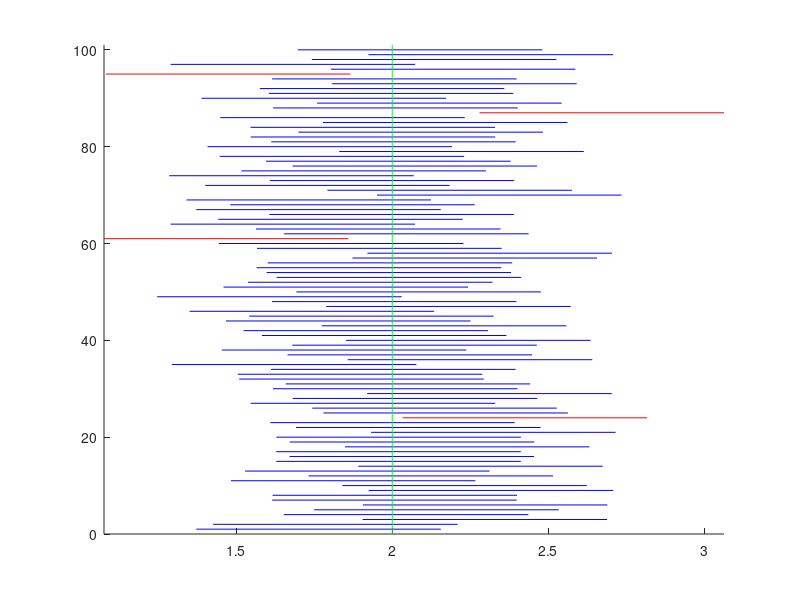

Here is the MATLAB script that generated this plot: (Note: this script raises an error after producing the figure.)
%% Problem 1 - Simulation of confidence intervals

% Parameters:
n = 25;               % Number of measurements (sample size for each interval)
mu = 2;               % Expected value (mean) of the normal distribution
sigma = 1;            % Standard deviation of the normal distribution
alpha = 0.05;         % Significance level (used for 95% confidence interval)

% Simulation of n * 100 observations (n observations for each of 100 intervals)
x = normrnd(mu, sigma, n, 100);   % n x 100 matrix of observations, generated from N(mu, sigma)

% Estimation of mu by the mean of each sample
xbar = mean(x);       % Vector containing the means of 100 samples (1 mean for each sample of 25 observations)

% Computation of upper and lower limits for the confidence intervals
lowerl = xbar - norminv(1 - alpha/2) * sigma / sqrt(n);  % Lower limit of the confidence intervals
upperl = xbar + norminv(1 - alpha/2) * sigma / sqrt(n);  % Upper limit of the confidence intervals

% Plot all the intervals, marking those that do not cover the true value in red
figure(1)             % Create a new figure window
hold on               % Hold the plot to overlay multiple intervals
for k = 1:100
    if upperl(k) < mu          % If the upper limit is below the true value of mu
        plot([lowerl(k) upperl(k)], [k k], 'r')   % Plot the interval in red
    elseif lowerl(k) > mu      % If the lower limit is above the true value of mu
        plot([lowerl(k) upperl(k)], [k k], 'r')   % Plot the interval in red
    else
        plot([lowerl(k) upperl(k)], [k k], 'b')   % Otherwise, plot the interval in blue
    end
end

% Adjust the axis to improve the visual appearance of the plot
b1 = min(xbar - norminv(1 - alpha/2) * sigma / sqrt(n));  % Minimum value for the x-axis
b2 = max(xbar + norminv(1 - alpha/2) * sigma / sqrt(n));  % Maximum value for the x-axis
axis([b1 b2 0 101])   % Set the axis limits to minimize unused space in the figure

% Plot the true value of mu as a vertical green line
plot([mu mu], [0 101], 'g')

hold off              % Release the hold on the plot

%% Problem 2: Maximum likelihood/Least squares
M = 1e4;  % Number of observations
b = 4;    % True value of the Rayleigh parameter
x = raylrnd(b, M, 1);  % Generate random Rayleigh-distributed data

% Plot histogram of the data using the updated hist_density function
hist_density(x, 40)  % Calls your function to plot a normalized histogram
hold on

% Maximum Likelihood Estimate (MLE) for b
my_est_ml = sqrt(sum(x.^2) / (2 * M));  

% Least Squares Estimate (LSE) for b
my_est_ls = (2 / (M * pi)) * sum(x);  

% Plot the ML and LS estimates as stars and the true b as a circle
plot(my_est_ml, 0, 'r*')  % Red star for MLE
plot(my_est_ls, 0, 'g*')  % Green star for LSE
plot(b, 0, 'ro')          % Red circle for the true value of b

plot(0:0.1:6, raylpdf(0:0.1:16, my_est_ml), 'r')
hold off

%% Problem 3: Confidence interval for Rayleigh distribution
load wave_data.mat
% Plot the signal
subplot(211), plot(y(1:end))
title('Wave Data Signal')

% Plot histogram of the signal
subplot(212), hist_density(y, 40)
title('Histogram of Wave Data')


% Number of data points in the wave_data
n = length(y);
% Maximum Likelihood Estimate (MLE) a method of estimating the parameters of an assumed probability distribution, given some observed data
my_est = sqrt(sum(y.^2) / (2 * n));
% Least Squares Estimate (LSE) 
my_est_ls = (2 / (n * pi)) * sum(y);

% Confidence interval calculation (95% confidence level)
alpha = 0.05;  % Confidence level (5% significance level)
z_alpha_2 = norminv(1 - alpha/2);  % z-value for 95% confidence interval

% Standard error of the estimate
std_error = std(y) / sqrt(n); 
upper_bound = my_est - norminv(1 - alpha/2) * std_error;  % Lower limit of the confidence intervals
lower_bound = my_est + norminv(1 - alpha/2) * std_error;  % Upper limit of the confidence intervals

% Plot the confidence interval and estimates
hold on
plot(lower_bound, 0, 'g*')  % Green star for lower bound
plot(upper_bound, 0, 'g*')  % Green star for upper bound
plot(my_est, 0, 'r*')       % Red star for MLE estimate
plot(0:0.1:6, raylpdf(0:0.1:6, my_est), 'r')
hold off

title('MLE and Confidence Interval for Rayleigh Parameter')

%% Problem 4 - Comparison of distributions in different populations
% loading data about 747 women who gave birth to their first 
% child in Malmö during 1991-1993.

load birth.dat

childWeight = birth(:, 3);
motherAge = birth(:, 4);
motherWeight = birth(:, 15);
motherHeight = birth(:, 16);

figure;

% Histogram for birth weight
subplot(2, 2, 1);
hist_density(childWeight, 40);
title('Birth weight distributions');
xlabel('Weight (g)');
ylabel('Density');

% Histogram for mother's age
subplot(2, 2, 2);
hist_density(motherAge, 40);
title('Mother Age Distribution');
xlabel('Age (years)');
ylabel('Density');

% Histogram for mother's weight
subplot(2, 2, 3);
hist_density(motherWeight, 40);
title('Mother Weight Distribution');
xlabel('Age (years)');
ylabel('Density');

% Histogram for mother's height
subplot(2, 2, 4);
hist_density(motherHeight, 40);
title('Mother Height Distribution');
xlabel('Age (years)');
ylabel('Density');

%% Problem 4: Distributions of given data
load birth.dat
% Icke-rökande eller slutat
x = birth(birth(:, 20) < 3, 3);
% Rökande
y = birth(birth(:, 20) == 3, 3);

subplot(2,2,1), boxplot(x),
axis([0 2 500 5000])
title('not smoking during pregnancy');
subplot(2,2,2), boxplot(y),
title('smoking during pregnancy');
axis([0 2 500 5000])

subplot(2,2,3:4), ksdensity(x),
hold on
[fy, ty] = ksdensity(y);
title('probability density function (PDF)');
plot(ty, fy, 'r')
hold off


%% Problem 4.2: Distributions of given data 
load birth.dat
% Svensk
x = birth(birth(:, 7) ==1 , 3);
% Icke-svensk
y = birth(birth(:, 7) == 0, 3);

subplot(2,2,1), boxplot(x),
axis([0 2 500 5000])
title('Icke-svensk');
subplot(2,2,2), boxplot(y),
title('Svensk');
axis([0 2 500 5000])

subplot(2,2,3:4), ksdensity(x),
hold on
[fy, ty] = ksdensity(y);
title('probability density function (PDF)');
plot(ty, fy, 'r')
hold off

%% Problem 5 - Testing for normality

% Load the data
load birth.dat

% Extract variables
childWeight = birth(:, 3);
motherAge = birth(:, 4);
motherWeight = birth(:, 15);
motherHeight = birth(:, 16);

% Create a figure with subplots
figure;

% Normal Probability Plot for Birth Weight
subplot(2, 2, 1);
normplot(childWeight);
title('Normal Probability Plot - Birth Weight');

% Normal Probability Plot for Mother\'s Age
subplot(2, 2, 2);
normplot(motherAge);
title('Normal Probability Plot - Mothers Age');

% Normal Probability Plot for Mother\'s Weight
subplot(2, 2, 3);
normplot(motherWeight);
title('Normal Probability Plot - Mothers Weight');

% Normal Probability Plot for Mother\'s Height
subplot(2, 2, 4);
normplot(motherHeight);
title('Normal Probability Plot - Mothers Height');


% JB-test for Birth Weight
motherAgeTest= jbtest(motherAge,0.05);

% JB-test for Birth Weight
motherHeightTest= jbtest(motherHeight,0.05);

% JB-test for Birth Weight
motherWeightTest= jbtest(motherWeight,0.05);

% JB-test for Birth Weight
childWeightTest= jbtest(childWeight,0.05);


% Store the variable names and JB test results in cell arrays
variables = {'Mothers Age:', 'Mothers Height:', 'Mothers Weight:', 'Childs Weight:'};
jb_results = [motherAgeTest, motherHeightTest, motherWeightTest, childWeightTest];

% Loop through each variable and print the results
for i = 1:length(variables)
    if jb_results(i) == 1
        fprintf('\n%s Given the significance level 0.05 and jbtest outputs 1, \nThe test has rejected the null hypothesis. Therefore not normally distributed., \n', variables{i});
    else
        fprintf('\n%s Given the significance level 0.05 and jbtest outputs 0, \nThe test has accepted the null hypothesis. Therefore normally distributed.\n', variables{i});
    end
end

%% Problem 6 - Simple linear regression
load moore.dat
x= moore(:,1); % the year
y=moore(:,2); % number of trasistors
w = log(y); % the logarithm of the number of transistors/unit 
% area should increase linearly over time.

% Matrix with ones in the columne on left side, and data values on the right side
X = [ones(size(x)) x];
[beta_hat,bint,r,rint,stats] = regress(w,X); 
% the logarithm of the numbers of transistors increase linearly

% Call the estimate w_circumflex 
w_circumflex = X*beta_hat ;

figure
plot(x,w)
hold on
plot(x, w_circumflex)

% Comparing w to w_circumflex to the data y 
res= w_circumflex-w;
disp(res)
subplot(2,1,1), normplot(res)
subplot(2,1,2), hist(res)

%R² value from regress function
r2 = stats(1) 

% prediction of the number of transistors for year 2025 β = (β0, β1)T 
numOfTrans2025 = exp(beta_hat(1)+beta_hat(2)*2025);
fprintf("number of transistor in 2025: %d \n", numOfTrans2025);
fprintf("R²: %d \n", r2);
 